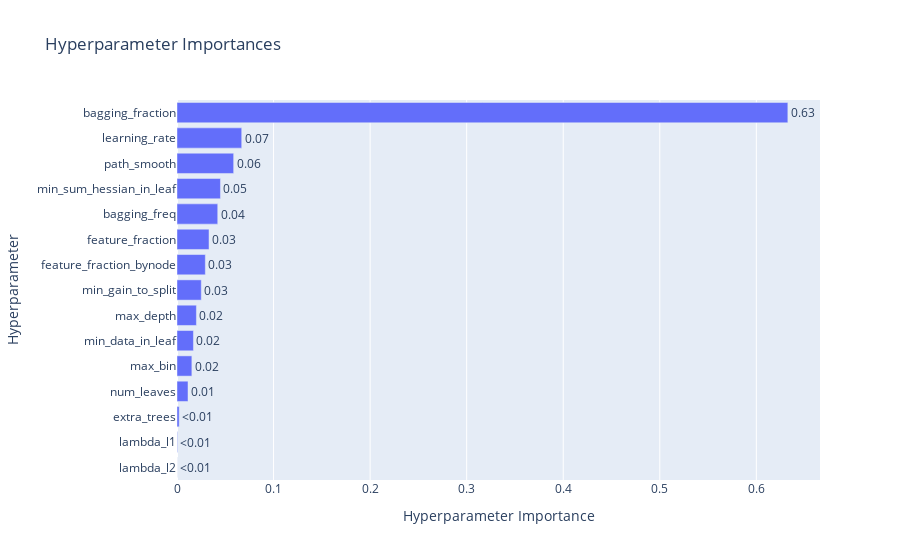
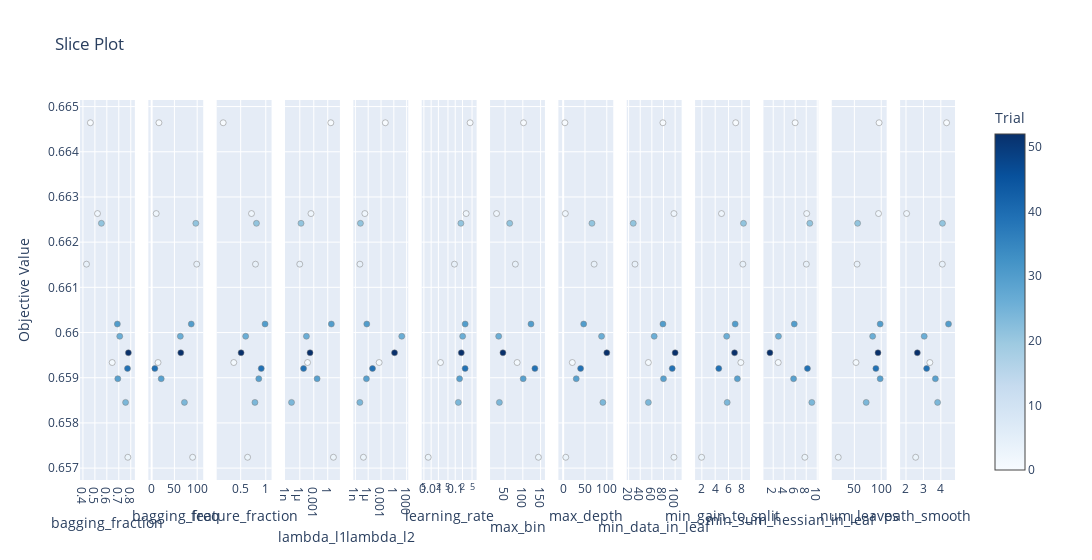

The notebook cell saved with these charts, in order:
### Code cell
memo = "base_model + feature selection with lightGBM, n_trials = 100"
model, df_pred = model_tuner_multi.multi_lightGBM(df6, feature_col4, memo=memo, n_trials=100, save_result=True, visualization=True)

### Figure 1 — Plotly figure (JSON) as saved in the notebook; plotly's stock layout.template omitted (floating-point values rounded to 4 significant figures)
{"data": [{"cliponaxis": false, "hovertemplate": ["lambda_l2 (FloatDistribution): 5.5408303868474554e-05<extra></extra>", "lambda_l1 (FloatDistribution): 0.0005045750285839108<extra></extra>", "extra_trees (CategoricalDistribution): 0.0022634258863381243<extra></extra>", "num_leaves (IntDistribution): 0.011415292508884851<extra></extra>", "max_bin (IntDistribution): 0.015401985896912917<extra></extra>", "min_data_in_leaf (IntDistribution): 0.017022870457957334<extra></extra>", "max_depth (IntDistribution): 0.020097473578129705<extra></extra>", "min_gain_to_split (FloatDistribution): 0.025147647419854466<extra></extra>", "feature_fraction_bynode (FloatDistribution): 0.029353442141184672<extra></extra>", "feature_fraction (FloatDistribution): 0.03317634448143002<extra></extra>", "bagging_freq (IntDistribution): 0.042188700665695925<extra></extra>", "min_sum_hessian_in_leaf (FloatDistribution): 0.0450074801498004<extra></extra>", "path_smooth (FloatDistribution): 0.05868486210956833<extra></extra>", "learning_rate (FloatDistribution): 0.06703397338703461<extra></extra>", "bagging_fraction (FloatDistribution): 0.6326465179847565<extra></extra>"], "name": "Objective Value", "orientation": "h", "text": ["<0.01", "<0.01", "<0.01", "0.01", "0.02", "0.02", "0.02", "0.03", "0.03", "0.03", "0.04", "0.05", "0.06", "0.07", "0.63"], "textposition": "outside", "type": "bar", "x": [5.541e-05, 0.0005046, 0.002263, 0.01142, 0.0154, 0.01702, 0.0201, 0.02515, 0.02935, 0.03318, 0.04219, 0.04501, 0.05868, 0.06703, 0.6326], "y": ["lambda_l2", "lambda_l1", "extra_trees", "num_leaves", "max_bin", "min_data_in_leaf", "max_depth", "min_gain_to_split", "feature_fraction_bynode", "feature_fraction", "bagging_freq", "min_sum_hessian_in_leaf", "path_smooth", "learning_rate", "bagging_fraction"]}], "layout": {"title": {"text": "Hyperparameter Importances"}, "xaxis": {"title": {"text": "Hyperparameter Importance"}}, "yaxis": {"title": {"text": "Hyperparameter"}}}}

### Figure 2 — Plotly figure (JSON) as saved in the notebook; plotly's stock layout.template omitted (floating-point values rounded to 4 significant figures)
{"data": [{"marker": {"color": [0, 1, 2, 3, 4, 21, 24, 26, 29, 30, 39, 52], "colorbar": {"title": {"text": "Trial"}, "x": 1, "xpad": 40}, "colorscale": [[0, "rgb(247,251,255)"], [0.125, "rgb(222,235,247)"], [0.25, "rgb(198,219,239)"], [0.375, "rgb(158,202,225)"], [0.5, "rgb(107,174,214)"], [0.625, "rgb(66,146,198)"], [0.75, "rgb(33,113,181)"], [0.875, "rgb(8,81,156)"], [1, "rgb(8,48,107)"]], "line": {"color": "Grey", "width": 0.5}, "showscale": true}, "mode": "markers", "name": "Feasible Trial", "showlegend": false, "type": "scatter", "x": [0.4624, 0.6447, 0.5218, 0.7758, 0.4298, 0.5545, 0.7569, 0.7079, 0.6916, 0.6881, 0.7728, 0.7803], "xaxis": "x", "y": [0.6646, 0.6593, 0.6626, 0.6572, 0.6615, 0.6624, 0.6585, 0.6599, 0.659, 0.6602, 0.6592, 0.6596], "yaxis": "y"}, {"marker": {"color": [0, 1, 2, 3, 4, 21, 24, 26, 29, 30, 39, 52], "colorbar": {"title": {"text": "Trial"}, "x": 1, "xpad": 40}, "colorscale": [[0, "rgb(247,251,255)"], [0.125, "rgb(222,235,247)"], [0.25, "rgb(198,219,239)"], [0.375, "rgb(158,202,225)"], [0.5, "rgb(107,174,214)"], [0.625, "rgb(66,146,198)"], [0.75, "rgb(33,113,181)"], [0.875, "rgb(8,81,156)"], [1, "rgb(8,48,107)"]], "line": {"color": "Grey", "width": 0.5}, "showscale": false}, "mode": "markers", "name": "Feasible Trial", "showlegend": false, "type": "scatter", "x": [16, 14, 10, 90, 99, 97, 72, 63, 21, 87, 7, 64], "xaxis": "x2", "y": [0.6646, 0.6593, 0.6626, 0.6572, 0.6615, 0.6624, 0.6585, 0.6599, 0.659, 0.6602, 0.6592, 0.6596], "yaxis": "y2"}, {"marker": {"color": [0, 1, 2, 3, 4, 21, 24, 26, 29, 30, 39, 52], "colorbar": {"title": {"text": "Trial"}, "x": 1, "xpad": 40}, "colorscale": [[0, "rgb(247,251,255)"], [0.125, "rgb(222,235,247)"], [0.25, "rgb(198,219,239)"], [0.375, "rgb(158,202,225)"], [0.5, "rgb(107,174,214)"], [0.625, "rgb(66,146,198)"], [0.75, "rgb(33,113,181)"], [0.875, "rgb(8,81,156)"], [1, "rgb(8,48,107)"]], "line": {"color": "Grey", "width": 0.5}, "showscale": false}, "mode": "markers", "name": "Feasible Trial", "showlegend": false, "type": "scatter", "x": [0.1523, 0.3629, 0.7158, 0.6381, 0.795, 0.8147, 0.7841, 0.5998, 0.8605, 0.9858, 0.9095, 0.5084], "xaxis": "x3", "y": [0.6646, 0.6593, 0.6626, 0.6572, 0.6615, 0.6624, 0.6585, 0.6599, 0.659, 0.6602, 0.6592, 0.6596], "yaxis": "y3"}, {"marker": {"color": [0, 1, 2, 3, 4, 21, 24, 26, 29, 30, 39, 52], "colorbar": {"title": {"text": "Trial"}, "x": 1, "xpad": 40}, "colorscale": [[0, "rgb(247,251,255)"], [0.125, "rgb(222,235,247)"], [0.25, "rgb(198,219,239)"], [0.375, "rgb(158,202,225)"], [0.5, "rgb(107,174,214)"], [0.625, "rgb(66,146,198)"], [0.75, "rgb(33,113,181)"], [0.875, "rgb(8,81,156)"], [1, "rgb(8,48,107)"]], "line": {"color": "Grey", "width": 0.5}, "showscale": false}, "mode": "markers", "name": "Feasible Trial", "showlegend": false, "type": "scatter", "x": [4.589, 4.609e-05, 0.0002521, 16.55, 9.709e-07, 1.809e-06, 1.655e-08, 2.609e-05, 0.005221, 5.964, 6.401e-06, 0.0001575], "xaxis": "x4", "y": [0.6646, 0.6593, 0.6626, 0.6572, 0.6615, 0.6624, 0.6585, 0.6599, 0.659, 0.6602, 0.6592, 0.6596], "yaxis": "y4"}, {"marker": {"color": [0, 1, 2, 3, 4, 21, 24, 26, 29, 30, 39, 52], "colorbar": {"title": {"text": "Trial"}, "x": 1, "xpad": 40}, "colorscale": [[0, "rgb(247,251,255)"], [0.125, "rgb(222,235,247)"], [0.25, "rgb(198,219,239)"], [0.375, "rgb(158,202,225)"], [0.5, "rgb(107,174,214)"], [0.625, "rgb(66,146,198)"], [0.75, "rgb(33,113,181)"], [0.875, "rgb(8,81,156)"], [1, "rgb(8,48,107)"]], "line": {"color": "Grey", "width": 0.5}, "showscale": false}, "mode": "markers", "name": "Feasible Trial", "showlegend": false, "type": "scatter", "x": [0.01026, 0.0003637, 1.661e-07, 7.672e-08, 1.136e-08, 1.521e-08, 1.123e-08, 71.47, 3.869e-07, 4.673e-07, 1.025e-05, 1.456], "xaxis": "x5", "y": [0.6646, 0.6593, 0.6626, 0.6572, 0.6615, 0.6624, 0.6585, 0.6599, 0.659, 0.6602, 0.6592, 0.6596], "yaxis": "y5"}, {"marker": {"color": [0, 1, 2, 3, 4, 21, 24, 26, 29, 30, 39, 52], "colorbar": {"title": {"text": "Trial"}, "x": 1, "xpad": 40}, "colorscale": [[0, "rgb(247,251,255)"], [0.125, "rgb(222,235,247)"], [0.25, "rgb(198,219,239)"], [0.375, "rgb(158,202,225)"], [0.5, "rgb(107,174,214)"], [0.625, "rgb(66,146,198)"], [0.75, "rgb(33,113,181)"], [0.875, "rgb(8,81,156)"], [1, "rgb(8,48,107)"]], "line": {"color": "Grey", "width": 0.5}, "showscale": false}, "mode": "markers", "name": "Feasible Trial", "showlegend": false, "type": "scatter", "x": [0.4147, 0.02443, 0.2846, 0.007552, 0.0928, 0.1717, 0.1343, 0.2036, 0.1515, 0.2586, 0.2575, 0.1785], "xaxis": "x6", "y": [0.6646, 0.6593, 0.6626, 0.6572, 0.6615, 0.6624, 0.6585, 0.6599, 0.659, 0.6602, 0.6592, 0.6596], "yaxis": "y6"}, {"marker": {"color": [0, 1, 2, 3, 4, 21, 24, 26, 29, 30, 39, 52], "colorbar": {"title": {"text": "Trial"}, "x": 1, "xpad": 40}, "colorscale": [[0, "rgb(247,251,255)"], [0.125, "rgb(222,235,247)"], [0.25, "rgb(198,219,239)"], [0.375, "rgb(158,202,225)"], [0.5, "rgb(107,174,214)"], [0.625, "rgb(66,146,198)"], [0.75, "rgb(33,113,181)"], [0.875, "rgb(8,81,156)"], [1, "rgb(8,48,107)"]], "line": {"color": "Grey", "width": 0.5}, "showscale": false}, "mode": "markers", "name": "Feasible Trial", "showlegend": false, "type": "scatter", "x": [102, 84, 26, 144, 79, 63, 34, 32, 101, 123, 134, 44], "xaxis": "x7", "y": [0.6646, 0.6593, 0.6626, 0.6572, 0.6615, 0.6624, 0.6585, 0.6599, 0.659, 0.6602, 0.6592, 0.6596], "yaxis": "y7"}, {"marker": {"color": [0, 1, 2, 3, 4, 21, 24, 26, 29, 30, 39, 52], "colorbar": {"title": {"text": "Trial"}, "x": 1, "xpad": 40}, "colorscale": [[0, "rgb(247,251,255)"], [0.125, "rgb(222,235,247)"], [0.25, "rgb(198,219,239)"], [0.375, "rgb(158,202,225)"], [0.5, "rgb(107,174,214)"], [0.625, "rgb(66,146,198)"], [0.75, "rgb(33,113,181)"], [0.875, "rgb(8,81,156)"], [1, "rgb(8,48,107)"]], "line": {"color": "Grey", "width": 0.5}, "showscale": false}, "mode": "markers", "name": "Feasible Trial", "showlegend": false, "type": "scatter", "x": [4, 21, 5, 6, 71, 66, 91, 88, 30, 47, 40, 100], "xaxis": "x8", "y": [0.6646, 0.6593, 0.6626, 0.6572, 0.6615, 0.6624, 0.6585, 0.6599, 0.659, 0.6602, 0.6592, 0.6596], "yaxis": "y8"}, {"marker": {"color": [0, 1, 2, 3, 4, 21, 24, 26, 29, 30, 39, 52], "colorbar": {"title": {"text": "Trial"}, "x": 1, "xpad": 40}, "colorscale": [[0, "rgb(247,251,255)"], [0.125, "rgb(222,235,247)"], [0.25, "rgb(198,219,239)"], [0.375, "rgb(158,202,225)"], [0.5, "rgb(107,174,214)"], [0.625, "rgb(66,146,198)"], [0.75, "rgb(33,113,181)"], [0.875, "rgb(8,81,156)"], [1, "rgb(8,48,107)"]], "line": {"color": "Grey", "width": 0.5}, "showscale": false}, "mode": "markers", "name": "Feasible Trial", "showlegend": false, "type": "scatter", "x": [79, 54, 98, 98, 31, 28, 54, 64, 80, 79, 95, 100], "xaxis": "x9", "y": [0.6646, 0.6593, 0.6626, 0.6572, 0.6615, 0.6624, 0.6585, 0.6599, 0.659, 0.6602, 0.6592, 0.6596], "yaxis": "y9"}, {"marker": {"color": [0, 1, 2, 3, 4, 21, 24, 26, 29, 30, 39, 52], "colorbar": {"title": {"text": "Trial"}, "x": 1, "xpad": 40}, "colorscale": [[0, "rgb(247,251,255)"], [0.125, "rgb(222,235,247)"], [0.25, "rgb(198,219,239)"], [0.375, "rgb(158,202,225)"], [0.5, "rgb(107,174,214)"], [0.625, "rgb(66,146,198)"], [0.75, "rgb(33,113,181)"], [0.875, "rgb(8,81,156)"], [1, "rgb(8,48,107)"]], "line": {"color": "Grey", "width": 0.5}, "showscale": false}, "mode": "markers", "name": "Feasible Trial", "showlegend": false, "type": "scatter", "x": [7.081, 7.852, 4.952, 1.96, 8.155, 8.246, 5.802, 5.722, 7.333, 7.001, 4.541, 6.907], "xaxis": "x10", "y": [0.6646, 0.6593, 0.6626, 0.6572, 0.6615, 0.6624, 0.6585, 0.6599, 0.659, 0.6602, 0.6592, 0.6596], "yaxis": "y10"}, {"marker": {"color": [0, 1, 2, 3, 4, 21, 24, 26, 29, 30, 39, 52], "colorbar": {"title": {"text": "Trial"}, "x": 1, "xpad": 40}, "colorscale": [[0, "rgb(247,251,255)"], [0.125, "rgb(222,235,247)"], [0.25, "rgb(198,219,239)"], [0.375, "rgb(158,202,225)"], [0.5, "rgb(107,174,214)"], [0.625, "rgb(66,146,198)"], [0.75, "rgb(33,113,181)"], [0.875, "rgb(8,81,156)"], [1, "rgb(8,48,107)"]], "line": {"color": "Grey", "width": 0.5}, "showscale": false}, "mode": "markers", "name": "Feasible Trial", "showlegend": false, "type": "scatter", "x": [5.987, 2.912, 8.084, 7.751, 8.022, 8.646, 9.015, 2.953, 5.704, 5.827, 8.22, 1.403], "xaxis": "x11", "y": [0.6646, 0.6593, 0.6626, 0.6572, 0.6615, 0.6624, 0.6585, 0.6599, 0.659, 0.6602, 0.6592, 0.6596], "yaxis": "y11"}, {"marker": {"color": [0, 1, 2, 3, 4, 21, 24, 26, 29, 30, 39, 52], "colorbar": {"title": {"text": "Trial"}, "x": 1, "xpad": 40}, "colorscale": [[0, "rgb(247,251,255)"], [0.125, "rgb(222,235,247)"], [0.25, "rgb(198,219,239)"], [0.375, "rgb(158,202,225)"], [0.5, "rgb(107,174,214)"], [0.625, "rgb(66,146,198)"], [0.75, "rgb(33,113,181)"], [0.875, "rgb(8,81,156)"], [1, "rgb(8,48,107)"]], "line": {"color": "Grey", "width": 0.5}, "showscale": false}, "mode": "markers", "name": "Feasible Trial", "showlegend": false, "type": "scatter", "x": [96, 53, 95, 20, 55, 56, 72, 84, 98, 98, 90, 94], "xaxis": "x12", "y": [0.6646, 0.6593, 0.6626, 0.6572, 0.6615, 0.6624, 0.6585, 0.6599, 0.659, 0.6602, 0.6592, 0.6596], "yaxis": "y12"}, {"marker": {"color": [0, 1, 2, 3, 4, 21, 24, 26, 29, 30, 39, 52], "colorbar": {"title": {"text": "Trial"}, "x": 1, "xpad": 40}, "colorscale": [[0, "rgb(247,251,255)"], [0.125, "rgb(222,235,247)"], [0.25, "rgb(198,219,239)"], [0.375, "rgb(158,202,225)"], [0.5, "rgb(107,174,214)"], [0.625, "rgb(66,146,198)"], [0.75, "rgb(33,113,181)"], [0.875, "rgb(8,81,156)"], [1, "rgb(8,48,107)"]], "line": {"color": "Grey", "width": 0.5}, "showscale": false}, "mode": "markers", "name": "Feasible Trial", "showlegend": false, "type": "scatter", "x": [4.33, 3.37, 2.035, 2.555, 4.085, 4.094, 3.814, 3.046, 3.687, 4.441, 3.185, 2.651], "xaxis": "x13", "y": [0.6646, 0.6593, 0.6626, 0.6572, 0.6615, 0.6624, 0.6585, 0.6599, 0.659, 0.6602, 0.6592, 0.6596], "yaxis": "y13"}], "layout": {"title": {"text": "Slice Plot"}, "width": 3900, "xaxis": {"anchor": "y", "domain": [0, 0.06272], "title": {"text": "bagging_fraction"}}, "xaxis10": {"anchor": "y10", "domain": [0.703, 0.7657], "title": {"text": "min_gain_to_split"}}, "xaxis11": {"anchor": "y11", "domain": [0.7811, 0.8438], "title": {"text": "min_sum_hessian_in_leaf"}}, "xaxis12": {"anchor": "y12", "domain": [0.8592, 0.9219], "title": {"text": "num_leaves"}}, "xaxis13": {"anchor": "y13", "domain": [0.9373, 1.0], "title": {"text": "path_smooth"}}, "xaxis2": {"anchor": "y2", "domain": [0.07811, 0.1408], "title": {"text": "bagging_freq"}}, "xaxis3": {"anchor": "y3", "domain": [0.1562, 0.2189], "title": {"text": "feature_fraction"}}, "xaxis4": {"anchor": "y4", "domain": [0.2343, 0.297], "title": {"text": "lambda_l1"}, "type": "log"}, "xaxis5": {"anchor": "y5", "domain": [0.3124, 0.3751], "title": {"text": "lambda_l2"}, "type": "log"}, "xaxis6": {"anchor": "y6", "domain": [0.3905, 0.4533], "title": {"text": "learning_rate"}, "type": "log"}, "xaxis7": {"anchor": "y7", "domain": [0.4686, 0.5314], "title": {"text": "max_bin"}}, "xaxis8": {"anchor": "y8", "domain": [0.5467, 0.6095], "title": {"text": "max_depth"}}, "xaxis9": {"anchor": "y9", "domain": [0.6249, 0.6876], "title": {"text": "min_data_in_leaf"}}, "yaxis": {"anchor": "x", "domain": [0, 1], "title": {"text": "Objective Value"}}, "yaxis10": {"anchor": "x10", "domain": [0, 1], "matches": "y", "showticklabels": false}, "yaxis11": {"anchor": "x11", "domain": [0, 1], "matches": "y", "showticklabels": false}, "yaxis12": {"anchor": "x12", "domain": [0, 1], "matches": "y", "showticklabels": false}, "yaxis13": {"anchor": "x13", "domain": [0, 1], "matches": "y", "showticklabels": false}, "yaxis2": {"anchor": "x2", "domain": [0, 1], "matches": "y", "showticklabels": false}, "yaxis3": {"anchor": "x3", "domain": [0, 1], "matches": "y", "showticklabels": false}, "yaxis4": {"anchor": "x4", "domain": [0, 1], "matches": "y", "showticklabels": false}, "yaxis5": {"anchor": "x5", "domain": [0, 1], "matches": "y", "showticklabels": false}, "yaxis6": {"anchor": "x6", "domain": [0, 1], "matches": "y", "showticklabels": false}, "yaxis7": {"anchor": "x7", "domain": [0, 1], "matches": "y", "showticklabels": false}, "yaxis8": {"anchor": "x8", "domain": [0, 1], "matches": "y", "showticklabels": false}, "yaxis9": {"anchor": "x9", "domain": [0, 1], "matches": "y", "showticklabels": false}}}
